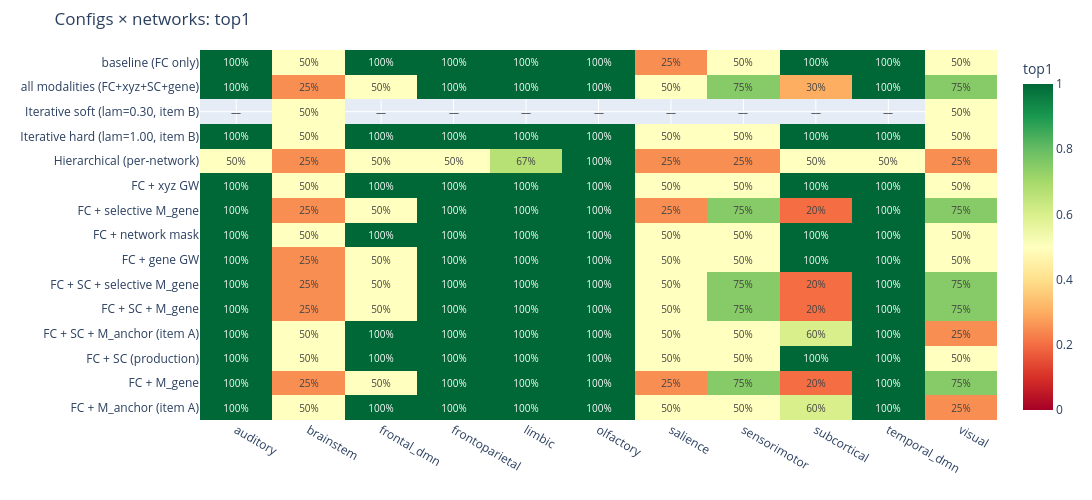

Write notebook code for a chart like this one.
### Markdown cell above
## 4. Per-network heatmap

The variance across networks is the story — most configs land 100% on the
easy networks (auditory, frontoparietal, frontal_dmn, ...) and 25-50% on
the hard ones (visual, brainstem, sensorimotor, salience, subcortical).

### Code cell
plot_per_network_heatmap(long_df)

### Figure 1 — Plotly figure (JSON) as saved in the notebook; plotly's stock layout.template omitted (floating-point values rounded to 4 significant figures; data arrays with more than 128 entries replaced by an {"elided": "..."} marker saying what was removed)
{"data": [{"colorbar": {"title": {"text": "top1"}}, "colorscale": [[0, "rgb(165,0,38)"], [0.1, "rgb(215,48,39)"], [0.2, "rgb(244,109,67)"], [0.3, "rgb(253,174,97)"], [0.4, "rgb(254,224,139)"], [0.5, "rgb(255,255,191)"], [0.6, "rgb(217,239,139)"], [0.7, "rgb(166,217,106)"], [0.8, "rgb(102,189,99)"], [0.9, "rgb(26,152,80)"], [1, "rgb(0,104,55)"]], "text": {"elided": "15x11 str values"}, "textfont": {"size": 10}, "texttemplate": "%{text}", "type": "heatmap", "x": ["auditory", "brainstem", "frontal_dmn", "frontoparietal", "limbic", "olfactory", "salience", "sensorimotor", "subcortical", "temporal_dmn", "visual"], "y": ["FC + M_anchor (item A)", "FC + M_gene", "FC + SC (production)", "FC + SC + M_anchor (item A)", "FC + SC + M_gene", "FC + SC + selective M_gene", "FC + gene GW", "FC + network mask", "FC + selective M_gene", "FC + xyz GW", "Hierarchical (per-network)", "Iterative hard (lam=1.00, item B)", "Iterative soft (lam=0.30, item B)", "all modalities (FC+xyz+SC+gene)", "baseline (FC only)"], "z": {"elided": "15x11 float values"}, "zmax": 1, "zmin": 0}], "layout": {"height": 500, "margin": {"b": 80, "l": 200, "r": 20, "t": 50}, "title": {"text": "Configs × networks: top1"}, "width": 1100}}
